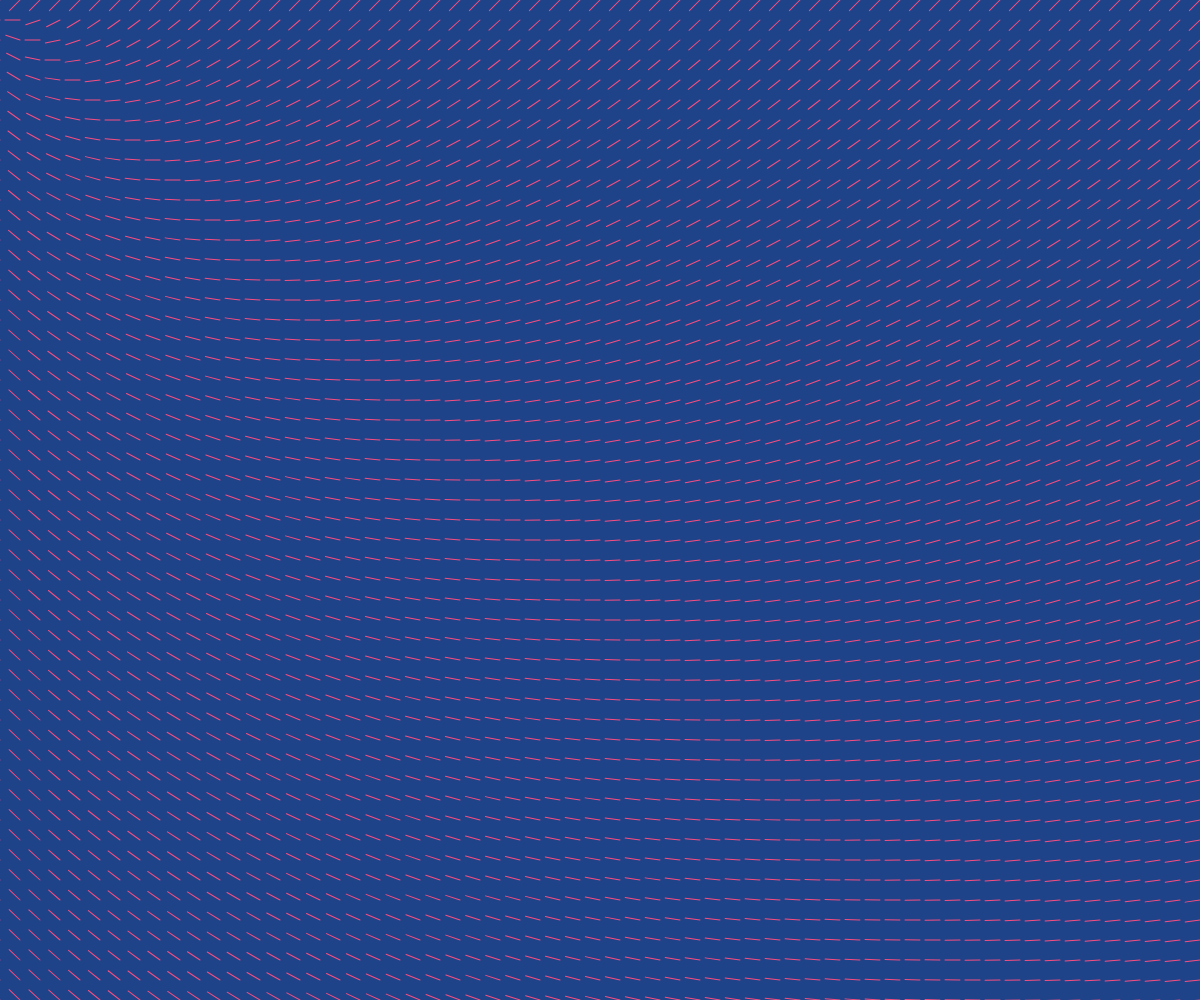
Frame 1 (no input)
Frame 60 (no input): identical to frame 1, image omitted
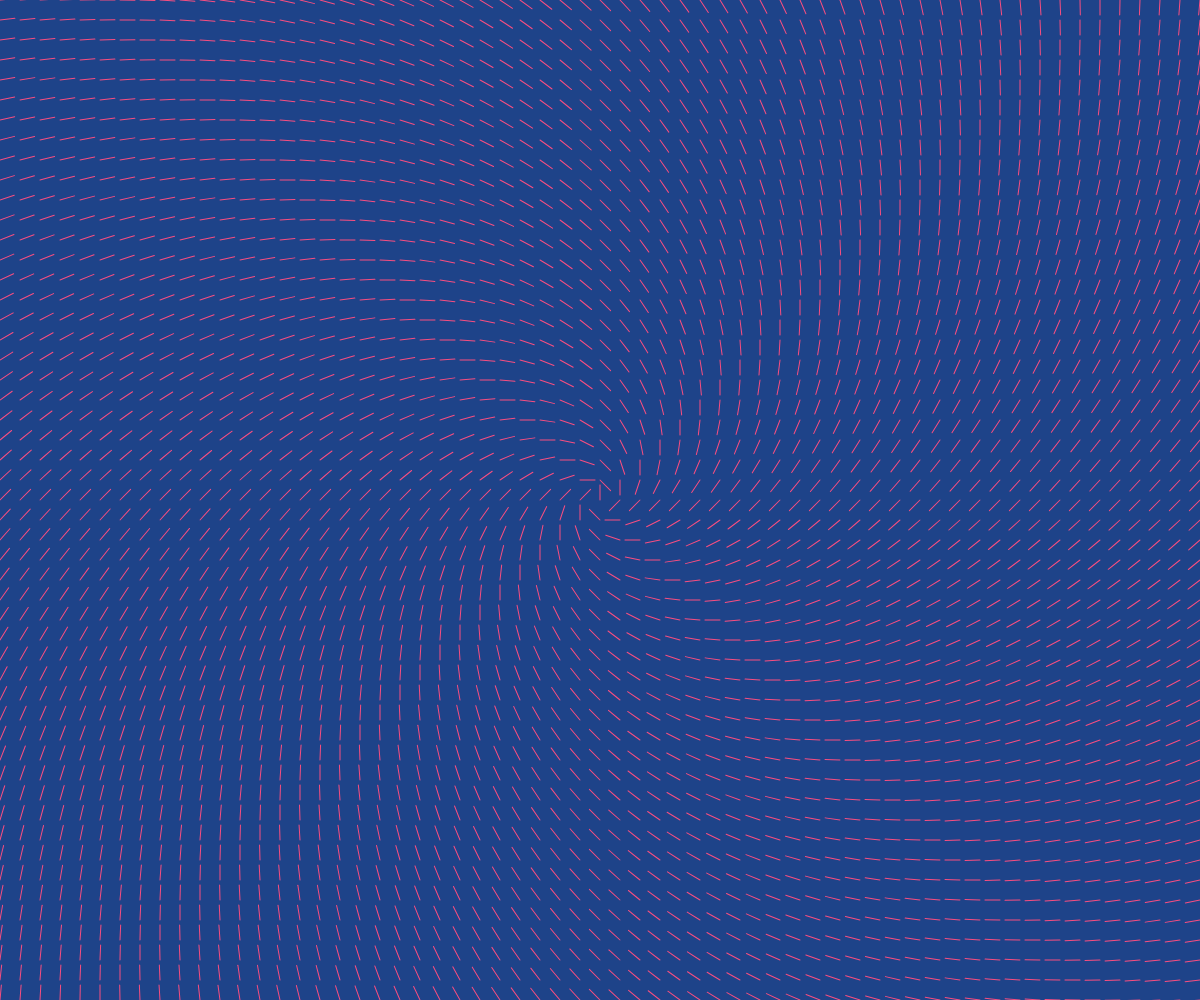
Frame 120 (the mouse pressed at the canvas centre since frame 60)

The p5.js sketch that drew these frames (run headless with seeded random() and noise() and a simulated clock; from frame 60 on, the mouse is pressed at the canvas centre):

// p5.js sketch
// ── sketch.js
var locs = [];
var c;

// -------------
// Setup
// -------------
function setup() {
  c = createCanvas(windowWidth, windowHeight);

  var res = 20;
  var countX = ceil(width/res) + 1;
  var countY = ceil(height/res) + 1;

  for (var j = 0; j < countY; j++) {
    for (var i = 0; i < countX; i++) {
      locs.push( new p5.Vector(res*i, res*j) );
    }
  };

  noFill();
  stroke(249,78,128);
}

// -------------
// Draw
// -------------
function draw() {
  background(30,67,137);
  for (var i = locs.length - 1; i >= 0; i--) {
    var h = calcVec( locs[i].x - mouseX, locs[i].y - mouseY);
    push();
      translate(locs[i].x, locs[i].y);
      rotate(h.heading());
      line(0, 0, 0, - 15);
    pop();
  };
}

function calcVec(x, y) {
  return new p5.Vector(y - x, - x - y);
}
